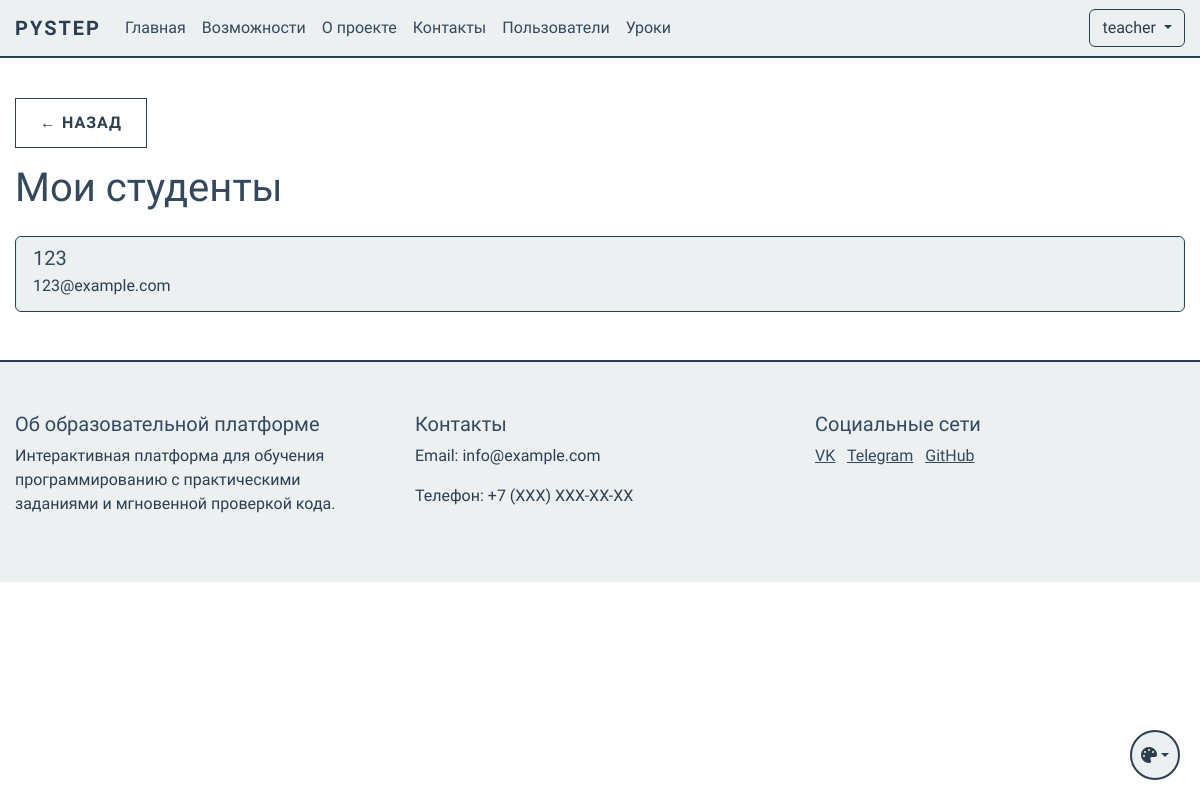
/chat (signed in), run on an earlier commit of the app's database.
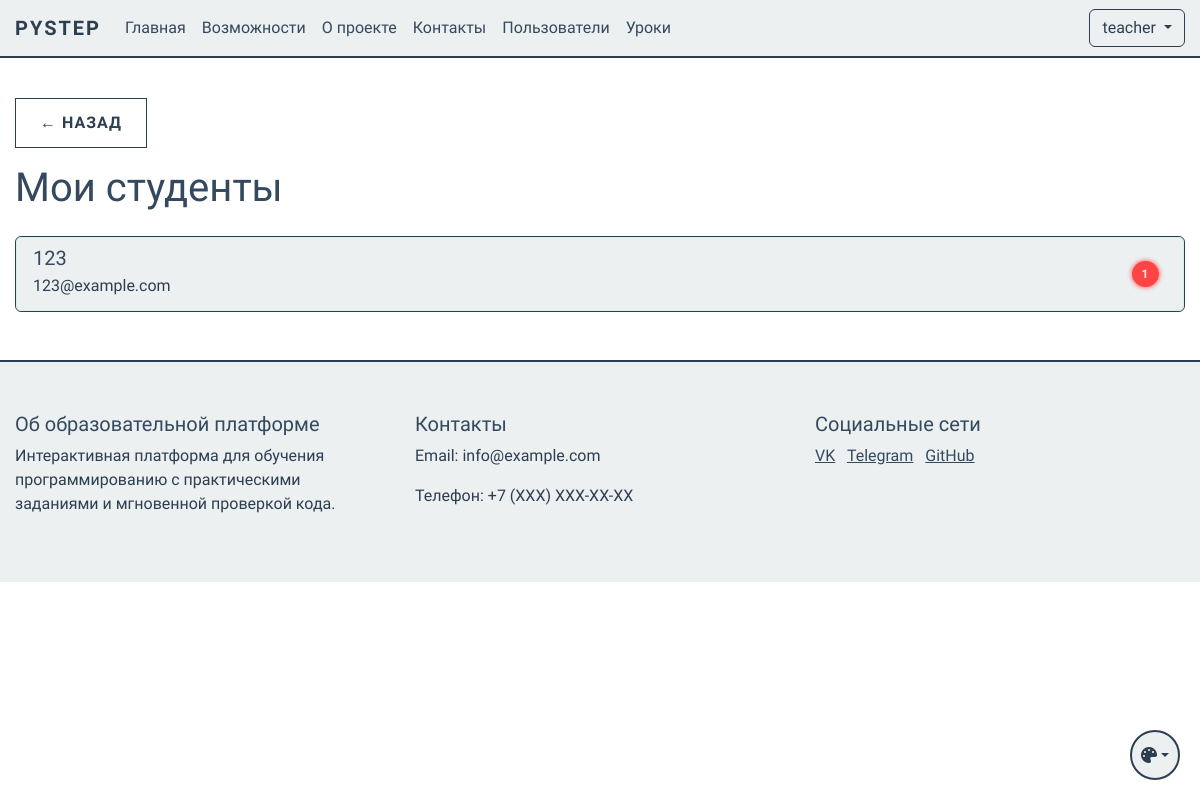
And on a later commit of the database.
### app.py (models this page shows, shortened)
class User(UserMixin, db.Model):
    id = db.Column(db.Integer, primary_key=True)
    name = db.Column(db.String(100), nullable=False)
    username = db.Column(db.String(80), unique=True, nullable=False)
    email = db.Column(db.String(120), unique=True, nullable=False)
    password_hash = db.Column(db.String(128))
    is_admin = db.Column(db.Boolean, default=False)
    user_type = db.Column(db.String(20), default='student')  # student, teacher, admin
    created_by = db.Column(db.Integer, db.ForeignKey('user.id'), nullable=True)  # ID пользователя, создавшего этого пользователя
    created_at = db.Column(db.DateTime, default=db.func.now())
    last_login = db.Column(db.DateTime)
    is_active = db.Column(db.Boolean, default=True)
    progress = db.relationship('UserProgress', backref='user', lazy=True)
    ratings = db.relationship('UserRating', backref='user', lazy=True)
    created_users = db.relationship('User', backref=db.backref('creator', remote_side=[id]))
    def is_teacher(self):
        return self.user_type == 'teacher'
    def is_student(self):
        return self.user_type == 'student'

### app.py (the view)
@app.route('/chat')
@login_required
def chat():
    if current_user.is_student():
        teacher = User.query.get(current_user.created_by)
        if not teacher:
            flash('У вас нет назначенного учителя', 'warning')
            return redirect(url_for('student_dashboard'))
        messages = ChatMessage.query.filter(
            ((ChatMessage.sender_id == current_user.id) & (ChatMessage.receiver_id == teacher.id)) |
            ((ChatMessage.sender_id == teacher.id) & (ChatMessage.receiver_id == current_user.id))
        ).order_by(ChatMessage.created_at.desc()).limit(50).all()
        ChatMessage.query.filter(
            ChatMessage.receiver_id == current_user.id,
            ChatMessage.is_read == False
        ).update({'is_read': True})
        db.session.commit()
        return render_template('chat.html',
                             messages=messages,
                             teacher=teacher,
                             is_student=True)
    elif current_user.is_teacher():
        students = User.query.filter_by(created_by=current_user.id, user_type='student').all()
        students_with_unread = []
        for student in students:
            unread_count = ChatMessage.query.filter_by(
                sender_id=student.id,
                receiver_id=current_user.id,
                is_read=False
            ).count()
            students_with_unread.append({
                'id': student.id,
                'name': student.name,
                'email': student.email,
                'unread_count': unread_count
            })
        return render_template('chat.html',
                             students=students_with_unread,
                             is_student=False)
    return redirect(url_for('index'))

### templates/chat.html (shortened to what this page needs)
{% extends "base.html" %}
{% block content %}
<div class="container mt-4">
        <a href="{{ url_for('student_dashboard') }}" class="btn btn-secondary mb-3">← Назад</a>
    {% if is_student %}
        <h1 class="mb-4">Чат с учителем</h1>
        <div class="card">
            <div class="card-body">
                <div id="messages" class="messages mb-3" style="height: 400px; overflow-y: auto;">
                    {% for message in messages %}
                        <div class="message {% if message.sender_id == current_user.id %}sent{% else %}received{% endif %}">
                            <div class="message-content">
                                {% set lines = message.message.split('\n') %}
                                {% for line in lines %}
                                    {% if line.startswith('Посмотреть задачу: ') %}
                                        {% set url = line.replace('Посмотреть задачу: ', '') %}
                                        <a href="{{ url }}" target="_blank">подробнее</a>
                                    {% else %}
                                        <span>{{ line }}</span>
                                    {% endif %}
                                    <br>
                                {% endfor %}
                                <div class="message-time">
                                    <small class="text-muted">{{ message.created_at.strftime('%d.%m.%Y %H:%M') }}</small>
                                </div>
                            </div>
                        </div>
                    {% endfor %}
                </div>
                <form id="message-form" class="mt-3">
                    <input type="hidden" id="receiver_id" value="{{ teacher.id }}">
                    <div class="input-group">
                        <input type="text" id="message-input" class="form-control" placeholder="Введите сообщение...">
                        <button type="submit" class="btn btn-primary">Отправить</button>
                    </div>
                </form>
            </div>
        </div>
    {% else %}
        <div id="chat-container">
        {% if student %}
            <h1 class="mb-4">Чат со студентом {{ student.name }}</h1>
            <div class="card">
                <div class="card-body">
                    <div id="messages" class="messages mb-3" style="height: 400px; overflow-y: auto;">
                        {% for message in messages %}
                            <div class="message {% if message.sender_id == current_user.id %}sent{% else %}received{% endif %}">
                                <div class="message-content">
                                        {% set lines = message.message.split('\n') %}
                                        {% for line in lines %}
                                            {% if line.startswith('Посмотреть задачу: ') %}
                                                {% set url = line.replace('Посмотреть задачу: ', '') %}
                                                <a href="{{ url }}" target="_blank">подробнее</a>
                                            {% else %}
                                                <span>{{ line }}</span>
                                            {% endif %}
                                            <br>
                                        {% endfor %}
                                        <div class="message-time">
                                    <small class="text-muted">{{ message.created_at.strftime('%d.%m.%Y %H:%M') }}</small>
                                        </div>
                                </div>
                            </div>
                        {% endfor %}
                    </div>
                    <form id="message-form" class="mt-3">
                        <input type="hidden" id="receiver_id" value="{{ student.id }}">
                        <div class="input-group">
                            <input type="text" id="message-input" class="form-control" placeholder="Введите сообщение...">
                            <button type="submit" class="btn btn-primary">Отправить</button>
                        </div>
                    </form>
                </div>
            </div>
        {% else %}
            <h1 class="mb-4">Мои студенты</h1>
            <div class="list-group">
                {% for student in students %}
                        <a href="#" class="list-group-item list-group-item-action student-chat-link" data-student-id="{{ student.id }}">
                        <div class="d-flex justify-content-between align-items-center">
                            <div>
                                <h5 class="mb-1">{{ student.name }}</h5>
                                <p class="mb-1">{{ student.email }}</p>
                            </div>
                            {% if student.unread_count > 0 %}
                                <div class="d-flex align-items-center">
                                    <span class="badge bg-danger rounded-pill me-2">{{ student.unread_count }}</span>
                                </div>
                            {% endif %}
                        </div>
                    </a>
                {% endfor %}
            </div>
        {% endif %}
        </div>
    {% endif %}
</div>
{% block extra_css %}
<link rel="stylesheet" href="{{ url_for('static', filename='css/chat.css') }}">
{% endblock %}
{% endblock %}

### templates/base.html (shortened to what this page needs)
<!DOCTYPE html>
<html lang="ru">
<head>
    <link href="https://cdn.jsdelivr.net/npm/bootstrap@5.3.0/dist/css/bootstrap.min.css" rel="stylesheet">
    <link href="{{ url_for('static', filename='css/themes.css') }}" rel="stylesheet">
    <link href="{{ url_for('static', filename='css/base.css') }}" rel="stylesheet">
    <link href="{{ url_for('static', filename='css/components.css') }}" rel="stylesheet">
    <link href="{{ url_for('static', filename='css/forms.css') }}" rel="stylesheet">
    <link href="{{ url_for('static', filename='css/tables.css') }}" rel="stylesheet">
    <link href="{{ url_for('static', filename='css/layout.css') }}" rel="stylesheet">
    {% block extra_css %}{% endblock %}
</head>
<body>
    <nav class="navbar navbar-expand-lg navbar-dark">
        <div class="container">
            <a class="navbar-brand" href="{{ url_for('index') }}">PyStep</a>
            <div class="collapse navbar-collapse" id="navbarNav">
                <ul class="navbar-nav me-auto">
                    <li class="nav-item">
                        <a class="nav-link" href="{{ url_for('index') }}">Главная</a>
                    </li>
                    <li class="nav-item">
                        <a class="nav-link" href="/#features">Возможности</a>
                    </li>
                    <li class="nav-item">
                        <a class="nav-link" href="/#about">О проекте</a>
                    </li>
                    <li class="nav-item">
                        <a class="nav-link" href="/#contact">Контакты</a>
                    </li>
                    {% if current_user.is_admin %}
                    <li class="nav-item">
                            <a class="nav-link" href="{{ url_for('user_list') }}">Пользователи</a>
                    </li>
                    <li class="nav-item">
                            <a class="nav-link" href="{{ url_for('lesson_list') }}">Уроки</a>
                    </li>
                    {% endif %}
                </ul>
                <div class="d-flex">
                    {% if current_user.is_authenticated %}
                        <div class="dropdown">
                            <button class="btn btn-outline-light dropdown-toggle" type="button" id="userMenu" data-bs-toggle="dropdown">
                                {{ current_user.username }}
                            </button>
                        </div>
                    {% else %}
                        <a href="{{ url_for('login') }}" class="btn btn-outline-light me-2">Войти</a>
                    {% endif %}
                </div>
            </div>
        </div>
    </nav>
    {% block content %}{% endblock %}
    <footer class="footer mt-5">
        <div class="container">
            <div class="row">
                <div class="col-md-4">
                    <h5>Об образовательной платформе</h5>
                    <p>Интерактивная платформа для обучения программированию с практическими заданиями и мгновенной проверкой кода.</p>
                </div>
                <div class="col-md-4">
                    <h5>Контакты</h5>
                    <p>Email: info@example.com</p>
                    <p>Телефон: +7 (XXX) XXX-XX-XX</p>
                </div>
                <div class="col-md-4">
                    <h5>Социальные сети</h5>
                    <a href="#" class="text-white me-2">VK</a>
                    <a href="#" class="text-white me-2">Telegram</a>
                    <a href="#" class="text-white">GitHub</a>
                </div>
            </div>
        </div>
    </footer>
    <div class="theme-switch">
        <button class="btn dropdown-toggle" type="button" id="themeDropdown" data-bs-toggle="dropdown" aria-expanded="false">
            <i class="fa-solid fa-palette"></i>
        </button>
    </div>
    <link rel="stylesheet" href="https://cdnjs.cloudflare.com/ajax/libs/font-awesome/6.5.1/css/all.min.css">
</body>
</html>

What changed in the data, as far as the page shows it:
changed User "123@example.com": unread_count (not shown) → "1"
